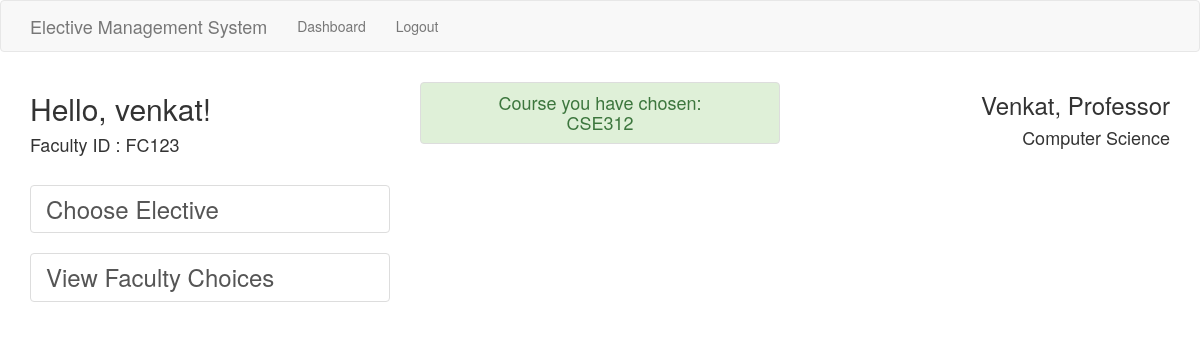
Page /index (signed in) on the committed database.
### app/models.py (models this page shows, shortened)
class User(UserMixin, db.Model):
    id = db.Column(db.Integer, primary_key=True)
    username = db.Column(db.String(64), index=True, unique=True)
    email = db.Column(db.String(120), index=True, unique=True)
    password_hash = db.Column(db.String(128))
    role = db.Column(db.String(40))

class Faculty(db.Model):
    id = db.Column(db.Integer, primary_key=True)
    user_id = db.Column(db.Integer, index = True)
    fac_id = db.Column(db.String(40), index=True)
    elective_id = db.Column(db.String(10), index = True)

class FacultyDetails(db.Model):
    id = db.Column(db.Integer, primary_key=True)
    fac_id = db.Column(db.String(10), index = True, unique = True)
    name = db.Column(db.String(10), index = True)
    designation = db.Column(db.String(10), index = True)
    department = db.Column(db.String(10), index = True)

### app/main/routes.py (the view, shortened to what this page needs)
@bp.route('/')
@bp.route('/index')
@login_required
def index():
    print(session['role'])
    if(session['role'] == 'Chairperson'):
        data = read_json()
        return render_template('index.html', title='Home', role = session['role'], data = data)
    elif(session['role'] == 'Faculty'):
        tmp = Faculty.query.filter_by(user_id = current_user.id).first()
        fac_id = tmp.fac_id
        elective_id = tmp.elective_id
        tmp = FacultyDetails.query.filter_by(fac_id = fac_id).first()
        data = {'name' : tmp.name, 'designation': tmp.designation, 'department' : tmp.department, 'id' : fac_id, 'elective_id': elective_id}
        return render_template('index.html', title='Home', role = session['role'], data = data)
    else:
        return render_template('index.html', title='Home', role = session['role'])

### app/models.py (called while the page is built)
@login.user_loader
def load_user(id):
    return User.query.get(int(id))

### app/templates/index.html
{% extends "base.html" %}
{% block app_content %}
    {% if role == 'Chairperson' %}
        {% include 'chairpersonDashboard.html' %}
    {% elif role == 'Student' %}
        {% include 'studentDashboard.html' %}
    {% elif role == 'Faculty' %}
        {% include 'facultyDashboard.html' %}
    {% elif role == 'Admin' %}
        {% include 'adminDashboard.html' %}
    {% endif %}
{% endblock %}

### app/templates/facultyDashboard.html
<div class="row">
    <div class="col-md-4">
        <div><h2 id="greeting"> Hello, {{current_user.username}}! </h2></div>
        <h4> Faculty ID : {{data.id }} </h4>
    </div>
    <div class="col-md-4">
            {% if data['elective_id'] != 'None' %}
            <div class="list-group">
                <h4 class="list-group-item list-group-item-success text-center"> Course you have chosen: <br> {{data['elective_id']}} </h4>
            </div>
            {% endif %}
    </div>
    <div class = "col-md-4 text-right" >
        <h3> {{data.name}}, {{data.designation}} </h3>
        <h4> {{data.department}} </h4>
    </div>
</div>
<div class="row">
    <div class="col-md-4">
        <div class="list-group">
            <h3><a href = "{{ url_for('main.chooseElectiveToOffer') }}" class = "list-group-item"> Choose Elective </a></h3>
            <h3><a href = "{{ url_for('main.viewFacultyChoice') }}" class = "list-group-item"> View Faculty Choices </a></h3>
        </div>
    </div>
</div>

### rows in the picture
User: username "venkat"
Faculty: id "FC123", elective_id "CSE312"
FacultyDetails: name "Venkat", designation "Professor", department "Computer Science"
